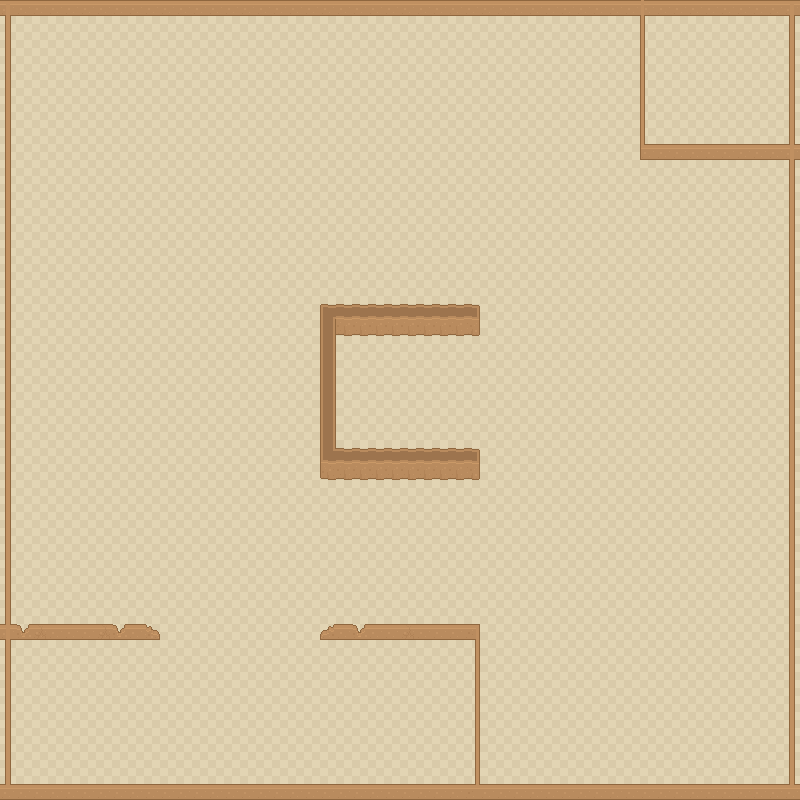

Below is a game level as drawn by its tile map, then a one-line description and the .tmx that defines it (tile-layer data replaced by summaries):
An orthogonal 50x50 tile map with 16x16 px tiles, 3 tile layers (floor, floor deco, walls) and 129 objects (88x I, 25x E, 4x P).

<map version="1.8" tiledversion="1.8.2" orientation="orthogonal" renderorder="right-down" width="50" height="50" tilewidth="16" tileheight="16" infinite="0" nextlayerid="55" nextobjectid="437">
 <tileset firstgid="1" name="roguelikeDungeon_transparent" tilewidth="16" tileheight="16" spacing="1" tilecount="522" columns="29">
  <image source="roguelikeDungeon_transparent.png" trans="ff00ff" width="492" height="305" />
 </tileset>
 <layer id="2" name="floor" width="50" height="50">
  <data>[2500 cells, 2500 non-empty, 1 distinct tile ids]</data>
 </layer>
 <layer id="1" name="floor deco" width="50" height="50">
  <data>[2500 cells, 0 non-empty, 0 distinct tile ids]</data>
 </layer>
 <layer id="4" name="walls" width="50" height="50">
  <data>[2500 cells, 288 non-empty, 23 distinct tile ids]</data>
 </layer>
 <objectgroup id="3" name="walls">
  <object id="10" x="0" y="0" width="798" height="16" />
  <object id="12" x="0" y="0" width="16" height="800" />
  <object id="23" x="0" y="784" width="800" height="16" />
  <object id="24" x="784" y="0" width="16" height="800" />
  <object id="427" x="320" y="320" width="160" height="16" />
  <object id="428" x="320" y="320" width="16" height="160" />
  <object id="429" x="320" y="464" width="160" height="16" />
  <object id="430" x="320" y="624" width="160" height="16" />
  <object id="432" x="464" y="624" width="16" height="160" />
  <object id="433" x="16" y="624" width="144" height="16" />
  <object id="434" x="640" y="144" width="144" height="16" />
  <object id="435" x="640" y="16" width="16" height="128" />
 </objectgroup>
 <objectgroup id="8" name="item">
  <properties>
   <property name="max" type="int" value="88" />
   <property name="min" type="int" value="88" />
  </properties>
  <object id="156" name="I" x="48" y="672">
   <point />
  </object>
  <object id="166" name="I" x="80" y="672">
   <point />
  </object>
  <object id="167" name="I" x="112" y="672">
   <point />
  </object>
  <object id="168" name="I" x="144" y="672">
   <point />
  </object>
  <object id="169" name="I" x="48" y="704">
   <point />
  </object>
  <object id="170" name="I" x="80" y="704">
   <point />
  </object>
  <object id="171" name="I" x="112" y="704">
   <point />
  </object>
  <object id="172" name="I" x="144" y="704">
   <point />
  </object>
  <object id="173" name="I" x="48" y="736">
   <point />
  </object>
  <object id="174" name="I" x="80" y="736">
   <point />
  </object>
  <object id="175" name="I" x="112" y="736">
   <point />
  </object>
  <object id="176" name="I" x="144" y="736">
   <point />
  </object>
  <object id="177" name="I" x="48" y="768">
   <point />
  </object>
  <object id="178" name="I" x="80" y="768">
   <point />
  </object>
  <object id="179" name="I" x="112" y="768">
   <point />
  </object>
  <object id="180" name="I" x="144" y="768">
   <point />
  </object>
  <object id="181" name="I" x="48" y="512">
   <point />
  </object>
  <object id="182" name="I" x="80" y="512">
   <point />
  </object>
  <object id="183" name="I" x="112" y="512">
   <point />
  </object>
  <object id="184" name="I" x="144" y="512">
   <point />
  </object>
  <object id="185" name="I" x="48" y="544">
   <point />
  </object>
  <object id="186" name="I" x="80" y="544">
   <point />
  </object>
  <object id="187" name="I" x="112" y="544">
   <point />
  </object>
  <object id="188" name="I" x="144" y="544">
   <point />
  </object>
  <object id="189" name="I" x="48" y="576">
   <point />
  </object>
  <object id="190" name="I" x="80" y="576">
   <point />
  </object>
  <object id="191" name="I" x="112" y="576">
   <point />
  </object>
  <object id="192" name="I" x="144" y="576">
   <point />
  </object>
  <object id="193" name="I" x="48" y="608">
   <point />
  </object>
  <object id="194" name="I" x="80" y="608">
   <point />
  </object>
  <object id="195" name="I" x="112" y="608">
   <point />
  </object>
  <object id="196" name="I" x="144" y="608">
   <point />
  </object>
  <object id="197" name="I" x="48" y="384">
   <point />
  </object>
  <object id="198" name="I" x="80" y="384">
   <point />
  </object>
  <object id="199" name="I" x="112" y="384">
   <point />
  </object>
  <object id="200" name="I" x="144" y="384">
   <point />
  </object>
  <object id="201" name="I" x="48" y="416">
   <point />
  </object>
  <object id="202" name="I" x="80" y="416">
   <point />
  </object>
  <object id="203" name="I" x="112" y="416">
   <point />
  </object>
  <object id="204" name="I" x="144" y="416">
   <point />
  </object>
  <object id="205" name="I" x="48" y="448">
   <point />
  </object>
  <object id="206" name="I" x="80" y="448">
   <point />
  </object>
  <object id="207" name="I" x="112" y="448">
   <point />
  </object>
  <object id="208" name="I" x="144" y="448">
   <point />
  </object>
  <object id="209" name="I" x="48" y="480">
   <point />
  </object>
  <object id="210" name="I" x="80" y="480">
   <point />
  </object>
  <object id="211" name="I" x="112" y="480">
   <point />
  </object>
  <object id="212" name="I" x="144" y="480">
   <point />
  </object>
  <object id="254" name="I" x="48" y="256">
   <point />
  </object>
  <object id="255" name="I" x="80" y="256">
   <point />
  </object>
  <object id="256" name="I" x="112" y="256">
   <point />
  </object>
  <object id="257" name="I" x="144" y="256">
   <point />
  </object>
  <object id="258" name="I" x="48" y="288">
   <point />
  </object>
  <object id="259" name="I" x="80" y="288">
   <point />
  </object>
  <object id="260" name="I" x="112" y="288">
   <point />
  </object>
  <object id="261" name="I" x="144" y="288">
   <point />
  </object>
  <object id="262" name="I" x="48" y="320">
   <point />
  </object>
  <object id="263" name="I" x="80" y="320">
   <point />
  </object>
  <object id="264" name="I" x="112" y="320">
   <point />
  </object>
  <object id="265" name="I" x="144" y="320">
   <point />
  </object>
  <object id="266" name="I" x="48" y="352">
   <point />
  </object>
  <object id="267" name="I" x="80" y="352">
   <point />
  </object>
  <object id="268" name="I" x="112" y="352">
   <point />
  </object>
  <object id="269" name="I" x="144" y="352">
   <point />
  </object>
  <object id="270" name="I" x="48" y="128">
   <point />
  </object>
  <object id="271" name="I" x="80" y="128">
   <point />
  </object>
  <object id="272" name="I" x="112" y="128">
   <point />
  </object>
  <object id="273" name="I" x="144" y="128">
   <point />
  </object>
  <object id="274" name="I" x="48" y="160">
   <point />
  </object>
  <object id="275" name="I" x="80" y="160">
   <point />
  </object>
  <object id="276" name="I" x="112" y="160">
   <point />
  </object>
  <object id="277" name="I" x="144" y="160">
   <point />
  </object>
  <object id="278" name="I" x="48" y="192">
   <point />
  </object>
  <object id="279" name="I" x="80" y="192">
   <point />
  </object>
  <object id="280" name="I" x="112" y="192">
   <point />
  </object>
  <object id="281" name="I" x="144" y="192">
   <point />
  </object>
  <object id="282" name="I" x="48" y="224">
   <point />
  </object>
  <object id="283" name="I" x="80" y="224">
   <point />
  </object>
  <object id="284" name="I" x="112" y="224">
   <point />
  </object>
  <object id="285" name="I" x="144" y="224">
   <point />
  </object>
  <object id="286" name="I" x="48" y="64">
   <point />
  </object>
  <object id="287" name="I" x="80" y="64">
   <point />
  </object>
  <object id="288" name="I" x="112" y="64">
   <point />
  </object>
  <object id="289" name="I" x="144" y="64">
   <point />
  </object>
  </objectgroup>
 <objectgroup id="10" name="enemy">
  <properties>
   <property name="max" type="int" value="25" />
   <property name="min" type="int" value="25" />
  </properties>
  <!-- 25 objects omitted --></objectgroup>
 <objectgroup id="9" name="player">
  <!-- 4 objects omitted --></objectgroup>
</map>
<!-- 33 of 129 objects omitted -->
